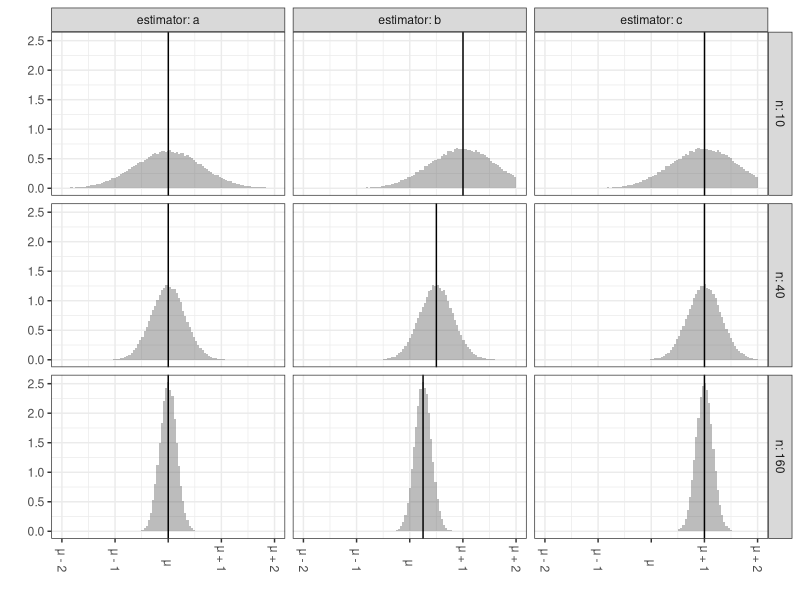
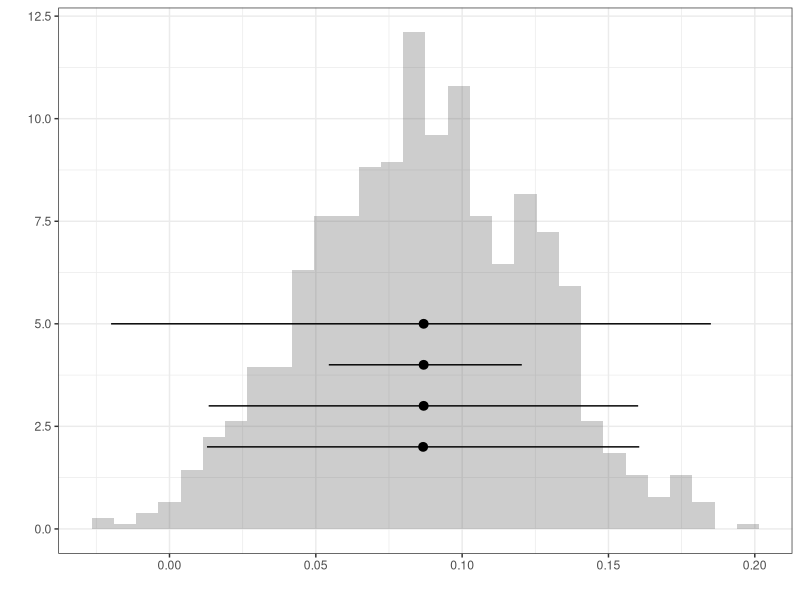

These figures' R source, in order:
## ---- chunk 1
library(ggplot2)
library(tidyverse)
library(magrittr)
if (knitr::is_latex_output())
  knitr::opts_chunk$set(dev = "cairo_pdf")
## ---- chunk 2
#| echo: false
#| out-height: 4in 
set.seed(1234)
error = 2*rnorm(100000)
bias = list(a=function(n) 0, b=function(n) sqrt(10)/sqrt(n), c=function(n) 1)

plotdata = expand_grid(estimator=names(bias), n=c(10,40,160)) %>%
  pmap(function(estimator, n) {
    thebias = bias[[estimator]](n)
    data.frame(estimator=estimator, n=n, muhat=thebias + error / sqrt(n))
    }) %>% bind_rows() 
summaries = plotdata %>% group_by(n, estimator) %>% summarize(mean=mean(muhat))

breaks = seq(-4, 4, by=2)/2 
signs  = case_when(
  breaks < 0 ~ '-', 
  breaks == 0 ~ '',
  breaks > 0 ~ '+')
offsets = case_when(
  breaks != 0 ~ sprintf('%d', abs(breaks)),
  breaks == 0 ~ '')
labels.abstract = sprintf('μ %s %s', signs, offsets)

ggplot(plotdata) + geom_histogram(aes(x=muhat, y=after_stat(density)), bins=100, alpha=.4) + 
                   geom_vline(aes(xintercept=mean), data=summaries) + 
                   scale_x_continuous(breaks=breaks, labels=labels.abstract, limits=range(breaks)) + 
                   facet_grid(n ~ estimator, labeller=labeller(n=label_both, estimator=label_both)) + 
                   theme_bw() + theme(axis.text.x = element_text(angle = -90, vjust = 0.5, hjust=1)) + 
                   xlab('') + ylab('')
## ---- chunk 3
our.seed = 220
set.seed(our.seed)
N = 7233584
n = 625

b0 = floor(.7*N)
b1 = ceiling(.3*N)
y0 = rbinom(n=b0,size=1,prob=.68)
y1 = rbinom(n=b1,size=1,prob=.74)
dfpop = data.frame(y=c(y0,y1), x=c(rep(0,b0),rep(1,b1)))
dfpop = dfpop[sample(1:N),] # shuffle the rows
x = dfpop$x
y = dfpop$y

stat = function(df) { 
  mean(df$y[df$x==1]) - mean(df$y[df$x==0])
}


J = sample(1:N,size=n,replace=T)
dfsam = dfpop[J,]


bootstrap.estimates = replicate(1000, {
  dfboot = dfsam[sample(1:n, size=n, replace=T), ]
  stat(dfboot)
})

muhat = stat(dfsam)
muhat.se = sd(bootstrap.estimates)

ggplot() + geom_histogram(aes(x=bootstrap.estimates, y=after_stat(density)), alpha=.3) +
           geom_pointrange(aes(y=2, x=muhat, xmin=muhat - 1.96*muhat.se, xmax=muhat+1.96*muhat.se)) + 
           geom_pointrange(aes(y=3, x=mean(bootstrap.estimates), xmin=quantile(bootstrap.estimates, .025), xmax=quantile(bootstrap.estimates, .975))) +
           geom_pointrange(aes(y=4, x=mean(bootstrap.estimates), xmin=quantile(bootstrap.estimates, .2), xmax=quantile(bootstrap.estimates, .8))) +
           geom_pointrange(aes(y=5, x=mean(bootstrap.estimates), xmin=quantile(bootstrap.estimates, .001), xmax=quantile(bootstrap.estimates, .999))) + xlab('') + ylab('') + theme_bw()
